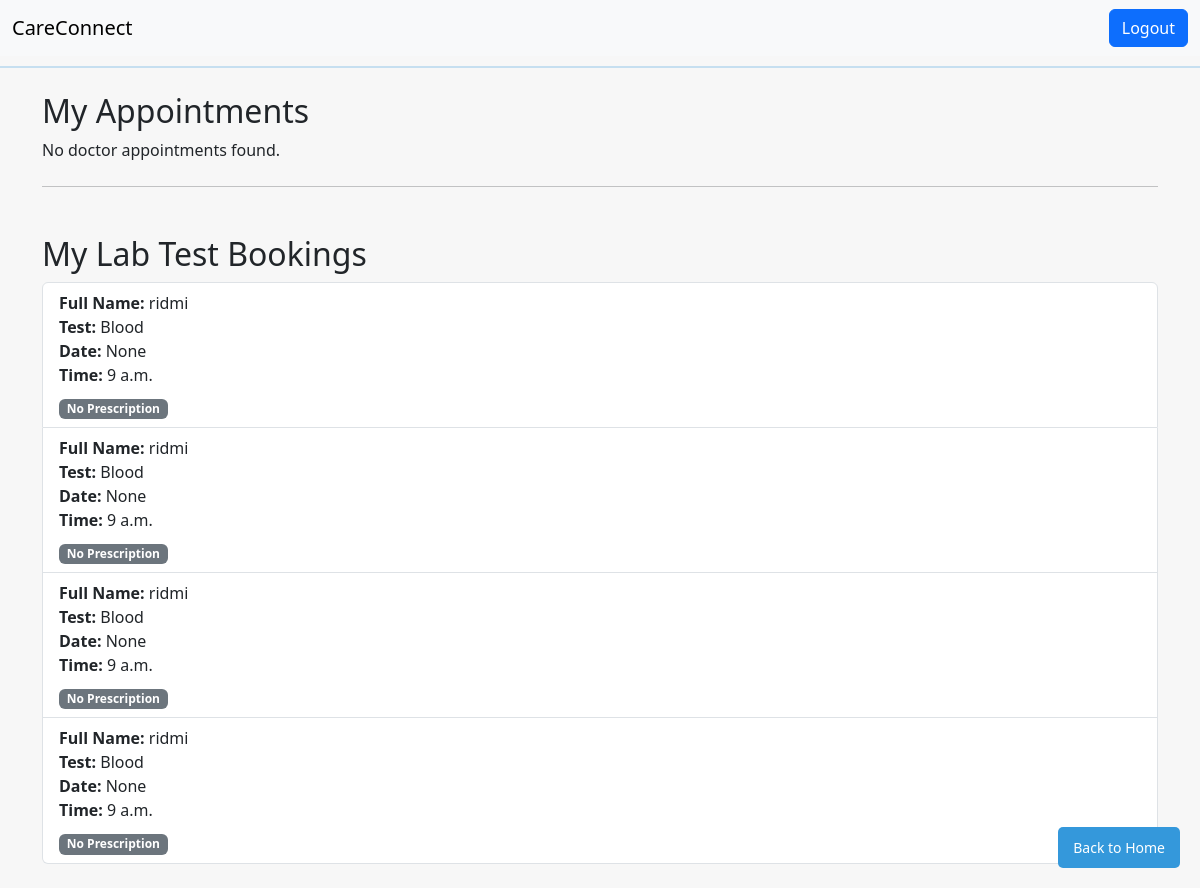
The page /dashboard/ (signed in) on the database its author committed.
### core/models.py (models this page shows, shortened)
class LabTestBooking(models.Model):
    user = models.ForeignKey(User, on_delete=models.CASCADE)
    full_name = models.CharField(max_length=100)
    email = models.EmailField(default='abc@gmail.com')  # Default email value
    test = models.CharField(max_length=50)
    preferred_date = models.DateField(null=True, blank=True)
    preferred_time = models.TimeField(default="09:00:00")  # Default time value
    prescription = models.FileField(upload_to='prescriptions/', null=True, blank=True)
    notes = models.TextField(blank=True)
    submitted_at = models.DateTimeField(auto_now_add=True)

### core/views.py (the view)
# urls.py: path('dashboard/', views.dashboard, name='dashboard'), #Display dashboard
@login_required
def dashboard(request):
    user = request.user
    appointments = Appointment.objects.filter(user=request.user)
    lab_tests = LabTestBooking.objects.filter(user=request.user)
    return render(request, 'dashboard.html', {
        'appointments': appointments,
        'lab_tests': lab_tests,
    })

### templates/dashboard.html (shortened to what this page needs)
{% extends 'base.html' %}
{% block content %}
<h2>My Appointments</h2>
{% if appointments %}
    <ul class="list-group">
        {% for appointment in appointments %}
            <li class="list-group-item">
                <strong>Doctor:</strong> {{ appointment.doctor.name }} <br>
                <strong>Date:</strong> {{ appointment.date }} <br>
                <strong>Time:</strong> {{ appointment.time_slot }} <br>
                {% if appointment.status == 'upcoming' %}
                    <span class="badge bg-success">Upcoming</span>
                {% elif appointment.status == 'completed' %}
                    <span class="badge bg-primary">Completed</span>
                {% elif appointment.status == 'canceled' %}
                    <span class="badge bg-danger">Canceled</span>
                {% endif %}
                <hr>
                <div class="mt-2">
                    {% if appointment.status == 'upcoming' %}
                        <form method="POST" action="{% url 'cancel_appointment' appointment.id %}" style="display:inline;">
                            {% csrf_token %}
                            <button type="submit" class="btn btn-danger btn-sm">Cancel Appointment</button>
                        </form>
                        <a href="{% url 'reschedule_appointment' appointment.id %}" class="btn btn-warning btn-sm ml-2">Reschedule Appointment</a>
                    {% endif %}
                </div>
            </li>
        {% endfor %}
    </ul>
{% else %}
    <p>No doctor appointments found.</p>
{% endif %}
<hr class="my-4">
<h2 class="mt-5">My Lab Test Bookings</h2>
{% if lab_tests %}
    <ul class="list-group">
        {% for test in lab_tests %}
            <li class="list-group-item">
                <strong>Full Name:</strong> {{ test.full_name }} <br>
                <strong>Test:</strong> {{ test.test|title }} <br>
                <strong>Date:</strong> {{ test.preferred_date }} <br>
                <strong>Time:</strong> {{ test.preferred_time }} <br>
                <div class="mt-2">
                    {% if test.prescription %}
                        <a href="{{ test.prescription.url }}" target="_blank" class="btn btn-primary btn-sm">View Prescription</a>
                    {% else %}
                        <span class="badge bg-secondary">No Prescription</span>
                    {% endif %}
                </div>
            </li>
        {% endfor %}
    </ul>
{% else %}
    <p>No lab test appointments found.</p>
{% endif %}
<a href="/" class="home-button">Back to Home</a>
{% endblock %}

### core/static/style.css (style rules this page uses)
body { margin: 0; background-color: rgb(247, 247, 247); }

### templates/dashboard.html (style rules this page uses)
.home-button { position: fixed; bottom: 20px; right: 20px; background-color: #3498db; color: white; padding: 10px 15px; border: none; border-radius: 5px; text-decoration: none; font-size: 14px; }

### rows shown on the page
LabTestBooking: full_name "ridmi", test "Blood", preferred_date "None", preferred_time "9 a.m.", shows "No Prescription"
LabTestBooking: full_name "ridmi", test "Blood", preferred_date "None", preferred_time "9 a.m.", shows "No Prescription"
LabTestBooking: full_name "ridmi", test "Blood", preferred_date "None", preferred_time "9 a.m.", shows "No Prescription"
LabTestBooking: full_name "ridmi", test "Blood", preferred_date "None", preferred_time "9 a.m.", shows "No Prescription"
